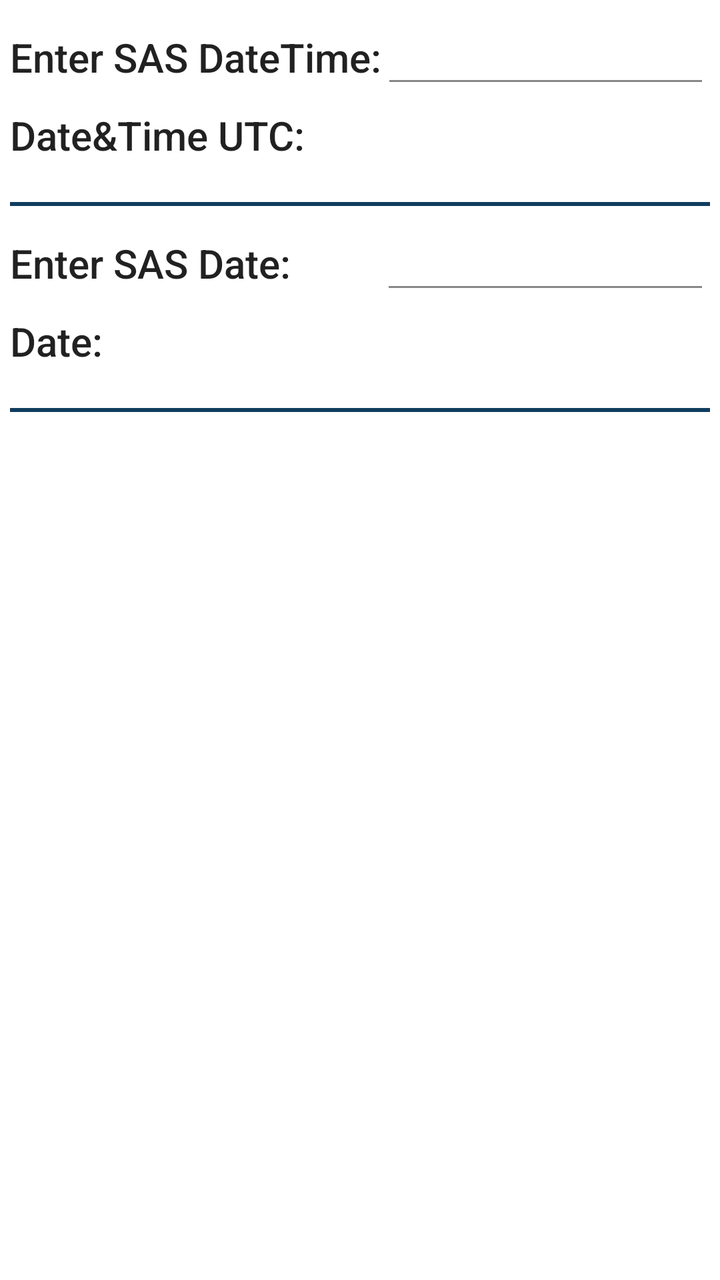
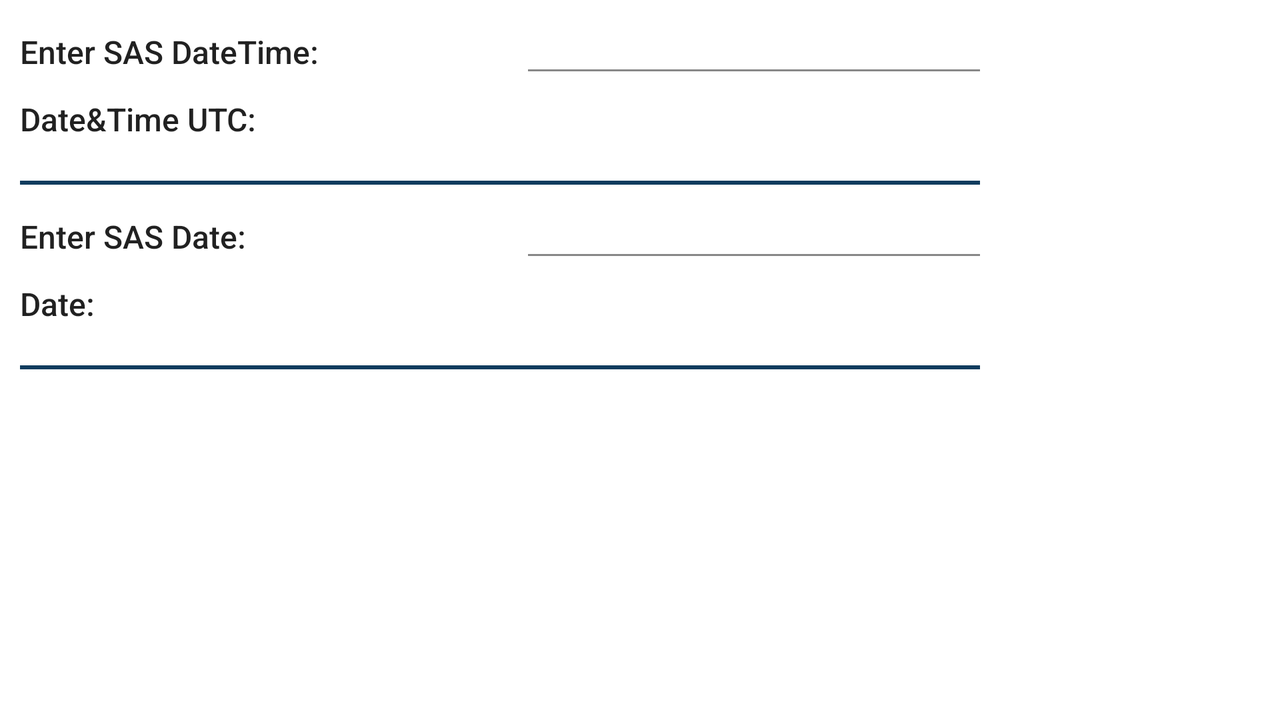

First picture: res/layout/ on a phone held upright. Second picture: the repository's own variant of that layout, on a device whose configuration matches the variant's folder. Source for both follows.
<!-- AndroidManifest.xml: application theme Theme.CalcDateSAS -->
<!-- res/layout/activity_sasto_time.xml -->
<?xml version="1.0" encoding="utf-8"?>
<androidx.constraintlayout.widget.ConstraintLayout xmlns:android="http://schemas.android.com/apk/res/android"
    xmlns:app="http://schemas.android.com/apk/res-auto"
    xmlns:tools="http://schemas.android.com/tools"
    android:layout_width="match_parent"
    android:layout_height="match_parent"
    tools:context=".SAStoTime">

    <LinearLayout
        android:id="@+id/llCalcDT"
        android:layout_width="match_parent"
        android:layout_height="wrap_content"
        android:layout_margin="5dp"
        android:orientation="horizontal"
        app:layout_constraintTop_toBottomOf="@+id/llEnterDT"
        >
        <TextView
            android:id="@+id/lbl"
            android:layout_width="wrap_content"
            android:layout_height="wrap_content"
            android:textSize="20sp"
            android:text="@string/date_time"
            android:textAppearance="@style/TextAppearance.AppCompat.Body2"
            />

        <TextView
            android:id="@+id/tv1"
            android:layout_width="match_parent"
            android:layout_height="wrap_content"
            android:textAppearance="@style/TextAppearance.AppCompat.Body1"
            android:textSize="20sp" />

    </LinearLayout>



    <LinearLayout
        android:id="@+id/llEnterDT"
        android:layout_width="match_parent"
        android:layout_height="wrap_content"
        android:layout_margin="5dp"
        android:orientation="horizontal"
        app:layout_constraintTop_toTopOf="parent">

        <TextView
            android:layout_width="wrap_content"
            android:layout_height="wrap_content"
            android:text="Enter SAS DateTime:"
            android:textAppearance="@style/TextAppearance.AppCompat.Body2"

            android:textSize="20sp" />

        <EditText
            android:id="@+id/edt1"
            android:layout_width="match_parent"
            android:layout_height="wrap_content"
            android:inputType="numberSigned"
            android:maxLength="12"
            android:textSize="20sp"
            android:backgroundTint="#888888"
            app:layout_constraintTop_toTopOf="parent" />

    </LinearLayout>

    <LinearLayout
        android:id="@+id/llCalcD"
        android:layout_width="match_parent"
        android:layout_height="wrap_content"
        android:layout_margin="5dp"
        android:orientation="horizontal"
        app:layout_constraintTop_toBottomOf="@+id/llEnterD"
        >
        <TextView
            android:id="@+id/lblD"
            android:layout_width="wrap_content"
            android:layout_height="wrap_content"
            android:textSize="20sp"
            android:text="Date: "
            android:textAppearance="@style/TextAppearance.AppCompat.Body2"
            />

        <TextView
            android:id="@+id/tvD"
            android:layout_width="match_parent"
            android:layout_height="wrap_content"
            android:textSize="20sp"
            android:textAppearance="@style/TextAppearance.AppCompat.Body1"
            />

    </LinearLayout>

<androidx.appcompat.widget.LinearLayoutCompat
    android:id="@+id/sep"
    android:layout_width="match_parent"
    android:layout_height="wrap_content"
    android:layout_marginTop="20dp"
    android:layout_marginStart="5dp"
    android:layout_marginEnd="5dp"
    app:layout_constraintTop_toBottomOf="@+id/llCalcDT">

    <View android:id="@+id/separator"
        android:background="#103C5E"
        android:layout_width = "fill_parent"
        android:layout_height="2dp"
        android:layout_centerVertical ="true"
        android:layout_alignParentTop="true"/>

</androidx.appcompat.widget.LinearLayoutCompat>

    <LinearLayout
        android:id="@+id/llEnterD"
        android:layout_width="match_parent"
        android:layout_height="wrap_content"
        android:layout_margin="5dp"
        android:orientation="horizontal"
        app:layout_constraintTop_toBottomOf="@+id/sep">

        <TextView
            android:layout_width="wrap_content"
            android:layout_height="wrap_content"
            android:textSize="20sp"
            android:text="Enter SAS Date:         "
            android:textAppearance="@style/TextAppearance.AppCompat.Body2"
            />

        <EditText
            android:id="@+id/edtD"
            android:layout_width="match_parent"
            android:layout_height="wrap_content"
            app:layout_constraintTop_toTopOf="parent"
            android:inputType="numberSigned"
            android:maxLength="7"
            android:textSize="20sp"
            android:backgroundTint="#888888"
            />

    </LinearLayout>

    <androidx.appcompat.widget.LinearLayoutCompat
        android:id="@+id/sep2"
        android:layout_width="match_parent"
        android:layout_height="wrap_content"
        android:layout_marginTop="20dp"
        android:layout_marginStart="5dp"
        android:layout_marginEnd="5dp"
        app:layout_constraintTop_toBottomOf="@+id/llCalcD">

        <View android:id="@+id/separator2"
            android:background="#103C5E"
            android:layout_width = "fill_parent"
            android:layout_height="2dp"
            android:layout_centerVertical ="true"
            android:layout_alignParentTop="true"/>

    </androidx.appcompat.widget.LinearLayoutCompat>

</androidx.constraintlayout.widget.ConstraintLayout>
<!-- resources referenced by this layout -->
<resources>
  <string name="date_time">"Date&amp;Time UTC: "</string>
  <style name="Theme.CalcDateSAS" parent="Theme.MaterialComponents.DayNight.DarkActionBar">
          
          <item name="colorPrimary">#103C5E</item>
          <item name="colorPrimaryVariant">#0E3350</item>
          <item name="colorOnPrimary">@color/white</item>
          
          <item name="colorSecondary">#103C5E</item>
          <item name="colorSecondaryVariant">@color/black</item>
          <item name="colorOnSecondary">@color/white</item>
          
          <item name="android:statusBarColor" tools:targetApi="l">?attr/colorPrimaryVariant</item>
          
      </style>
</resources>
<!-- res/layout-land/activity_sasto_time.xml (the repository's variant of the layout above) -->
<!-- drawn on the phone turned sideways -->
<?xml version="1.0" encoding="utf-8"?>
<androidx.constraintlayout.widget.ConstraintLayout xmlns:android="http://schemas.android.com/apk/res/android"
    xmlns:app="http://schemas.android.com/apk/res-auto"
    xmlns:tools="http://schemas.android.com/tools"
    android:layout_width="match_parent"
    android:layout_height="match_parent"
    android:maxWidth="500dp"
    tools:context="com.virtblch.calcdatesas.SAStoTime">

    <LinearLayout
        android:id="@+id/lllabelCalcDT"
        android:layout_width="0dp"
        android:layout_height="wrap_content"
        android:layout_marginTop="5dp"
        android:layout_marginBottom="5dp"
        android:layout_marginStart="10dp"
        android:layout_marginEnd="10dp"
        android:orientation="horizontal"
        app:layout_constraintStart_toStartOf="parent"
        app:layout_constraintEnd_toEndOf="parent"
        app:layout_constraintTop_toBottomOf="@+id/llEnterDT">

        <TextView
            android:id="@+id/lbl"
            android:layout_width="wrap_content"
            android:layout_height="wrap_content"
            android:text="@string/date_time"
            android:textAppearance="@style/TextAppearance.AppCompat.Body2"
            style="@style/mTextSize" />

        <TextView
            android:id="@+id/tv1"
            android:layout_width="match_parent"
            android:layout_height="wrap_content"
            android:textAllCaps="true"
            android:gravity="end"
            android:textAppearance="@style/TextAppearance.AppCompat.Body1"
            style="@style/mTextSize" />
    </LinearLayout>

    <LinearLayout
        android:id="@+id/llEnterDT"
        android:layout_width="0dp"
        android:layout_height="wrap_content"
        android:layout_marginTop="5dp"
        android:layout_marginStart="10dp"
        android:layout_marginEnd="6dp"
        android:layout_marginBottom="5dp"
        android:orientation="horizontal"
        app:layout_constraintEnd_toEndOf="parent"
        app:layout_constraintStart_toStartOf="parent"
        app:layout_constraintTop_toTopOf="parent">

        <TextView
            android:layout_width="wrap_content"
            android:layout_height="wrap_content"
            android:minWidth="250dp"
            android:text="@string/enter_sas_datetime"
            android:textAppearance="@style/TextAppearance.AppCompat.Body2"
            style="@style/mTextSize" />

        <EditText
            android:id="@+id/edt1"
            android:layout_width="match_parent"
            android:layout_height="wrap_content"
            android:autofillHints="0"
            android:gravity="end"
            android:inputType="numberSigned"
            android:maxLength="12"
            style="@style/mEditText"
            tools:ignore="LabelFor" />

    </LinearLayout>

    <LinearLayout
        android:id="@+id/llCalcD"
        android:layout_width="0dp"
        android:layout_height="wrap_content"
        android:layout_marginTop="5dp"
        android:layout_marginBottom="5dp"
        android:layout_marginStart="10dp"
        android:layout_marginEnd="10dp"
        android:orientation="horizontal"
        app:layout_constraintEnd_toEndOf="parent"
        app:layout_constraintStart_toStartOf="parent"
        app:layout_constraintTop_toBottomOf="@+id/llEnterD">

        <TextView
            android:id="@+id/lblD"
            android:layout_width="wrap_content"
            android:layout_height="wrap_content"
            android:text="@string/date"
            android:textAppearance="@style/TextAppearance.AppCompat.Body2"
            style="@style/mTextSize" />

        <TextView
            android:id="@+id/tvD"
            android:layout_width="match_parent"
            android:layout_height="wrap_content"
            android:gravity="end"
            android:textAllCaps="true"
            android:textAppearance="@style/TextAppearance.AppCompat.Body1"
            style="@style/mTextSize" />

    </LinearLayout>

    <androidx.appcompat.widget.LinearLayoutCompat
        android:id="@+id/sep"
        android:layout_width="0dp"
        android:layout_height="wrap_content"
        android:layout_marginBottom="5dp"
        android:layout_marginStart="10dp"
        android:layout_marginTop="20dp"
        android:layout_marginEnd="10dp"
        app:layout_constraintEnd_toEndOf="parent"
        app:layout_constraintStart_toStartOf="parent"
        app:layout_constraintTop_toBottomOf="@+id/lllabelCalcDT">

        <View
            android:id="@+id/separator"
            android:layout_width="fill_parent"
            android:layout_height="2dp"
            android:layout_alignParentTop="true"
            android:layout_centerVertical="true"
            style="@style/mColorBackground"/>

    </androidx.appcompat.widget.LinearLayoutCompat>

    <LinearLayout
        android:id="@+id/llEnterD"
        android:layout_width="0dp"
        android:layout_height="wrap_content"
        android:layout_marginTop="5dp"
        android:layout_marginStart="10dp"
        android:layout_marginEnd="6dp"
        android:layout_marginBottom="5dp"
        android:orientation="horizontal"
        app:layout_constraintEnd_toEndOf="parent"
        app:layout_constraintStart_toStartOf="parent"
        app:layout_constraintTop_toBottomOf="@+id/sep">

        <TextView
            android:layout_width="wrap_content"
            android:layout_height="wrap_content"
            android:minWidth="250dp"
            android:text="@string/enter_sas_date"
            android:textAppearance="@style/TextAppearance.AppCompat.Body2"
            style="@style/mTextSize" />

        <EditText
            android:id="@+id/edtD"
            android:layout_width="match_parent"
            android:layout_height="wrap_content"
            android:autofillHints="0"
            android:gravity="end"
            android:inputType="numberSigned"
            android:maxLength="7"
            style="@style/mEditText"
            tools:ignore="LabelFor" />

    </LinearLayout>

    <androidx.appcompat.widget.LinearLayoutCompat
        android:id="@+id/sep2"
        android:layout_width="0dp"
        android:layout_height="wrap_content"
        android:layout_marginBottom="5dp"
        android:layout_marginStart="10dp"
        android:layout_marginTop="20dp"
        android:layout_marginEnd="10dp"
        app:layout_constraintEnd_toEndOf="parent"
        app:layout_constraintStart_toStartOf="parent"
        app:layout_constraintTop_toBottomOf="@+id/llCalcD">

        <View
            android:id="@+id/separator2"
            android:layout_width="fill_parent"
            android:layout_height="2dp"
            android:layout_alignParentTop="true"
            android:layout_centerVertical="true"
            style="@style/mColorBackground" />

    </androidx.appcompat.widget.LinearLayoutCompat>

</androidx.constraintlayout.widget.ConstraintLayout>
<!-- resources referenced by the variant -->
<!-- as the phone turned sideways resolves them -->
<resources>
  <string name="date">Date:</string>
  <string name="date_time">"Date&amp;Time UTC: "</string>
  <string name="enter_sas_date">Enter SAS Date:</string>
  <string name="enter_sas_datetime">Enter SAS DateTime:</string>
  <style name="mColorBackground">
          <item name="android:background">#103C5E</item>
      </style>
  <style name="mEditText">
          <item name="android:backgroundTint">#888888</item>
          <item name="android:textSize">16sp</item>
      </style>
  <style name="mTextSize">
          <item name="android:textSize">16sp</item>
      </style>
  <style name="Theme.CalcDateSAS" parent="Theme.MaterialComponents.DayNight.DarkActionBar">
          
          <item name="colorPrimary">#103C5E</item>
          <item name="colorPrimaryVariant">#0E3350</item>
          <item name="colorOnPrimary">@color/white</item>
          
          <item name="colorSecondary">#103C5E</item>
          <item name="colorSecondaryVariant">@color/black</item>
          <item name="colorOnSecondary">@color/white</item>
          
          <item name="android:statusBarColor" tools:targetApi="l">?attr/colorPrimaryVariant</item>
          
      </style>
</resources>
